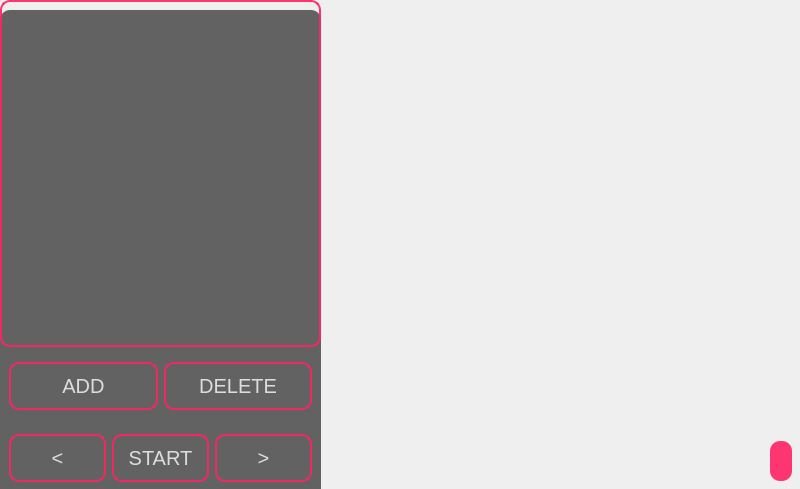
<?xml version="1.0" encoding="UTF-8"?>
<ui version="4.0">
 <class>MainWindow</class>
 <widget class="QMainWindow" name="MainWindow">
  <property name="geometry">
   <rect>
    <x>0</x>
    <y>0</y>
    <width>800</width>
    <height>489</height>
   </rect>
  </property>
  <property name="maximumSize">
   <size>
    <width>800</width>
    <height>500</height>
   </size>
  </property>
  <property name="windowTitle">
   <string>MainWindow</string>
  </property>
  <widget class="QWidget" name="centralwidget">
   <widget class="QLabel" name="label_3">
    <property name="geometry">
     <rect>
      <x>0</x>
      <y>0</y>
      <width>801</width>
      <height>501</height>
     </rect>
    </property>
    <property name="styleSheet">
     <string notr="true">background-image: url(:/images/a13f7a5fa480580ff92490c56eac05c5.jpg);</string>
    </property>
    <property name="text">
     <string/>
    </property>
   </widget>
   <widget class="QLabel" name="label_2">
    <property name="geometry">
     <rect>
      <x>0</x>
      <y>10</y>
      <width>321</width>
      <height>491</height>
     </rect>
    </property>
    <property name="minimumSize">
     <size>
      <width>0</width>
      <height>0</height>
     </size>
    </property>
    <property name="maximumSize">
     <size>
      <width>1000</width>
      <height>500</height>
     </size>
    </property>
    <property name="styleSheet">
     <string notr="true">background-color:rgba(0,0,0,150);
border-radius:10px;</string>
    </property>
    <property name="text">
     <string/>
    </property>
   </widget>
   <widget class="QSlider" name="verticalSlider">
    <property name="geometry">
     <rect>
      <x>770</x>
      <y>0</y>
      <width>22</width>
      <height>481</height>
     </rect>
    </property>
    <property name="styleSheet">
     <string notr="true">QSlider::groove:vertical{
background-color:rgba(0,0,0,0);
border-radius:5px;
}

QSlider::handle:vertical{
width:10px;
height:30px;
padding:5px;
background-color:rgba(255,33,100,230);
border-radius:10px;
}</string>
    </property>
    <property name="orientation">
     <enum>Qt::Vertical</enum>
    </property>
   </widget>
   <widget class="QWidget" name="widget" native="true">
    <property name="geometry">
     <rect>
      <x>0</x>
      <y>0</y>
      <width>321</width>
      <height>491</height>
     </rect>
    </property>
    <layout class="QVBoxLayout" name="verticalLayout">
     <item>
      <widget class="QListWidget" name="listWidget">
       <property name="styleSheet">
        <string notr="true">QListWidget{
background-color:rgba(0,0,0,0);
border: 2px solid rgba(255,33,100,230);
border-radius:10px;
padding:10px;
font-size:15pt;
color:rgba(255,255,255,200);
}</string>
       </property>
      </widget>
     </item>
     <item>
      <widget class="QWidget" name="widget" native="true">
       <property name="styleSheet">
        <string notr="true">QPushButton{
background-color:rgba(0,0,0,0);
border: 2px solid rgba(255,33,100,230);
border-radius:10px;
padding:10px;
font-size:15pt;
color:rgba(255,255,255,200);
}


QPushButton:hover{
background-color:rgba(255,33,100,100);
}</string>
       </property>
       <layout class="QHBoxLayout" name="horizontalLayout_3">
        <item>
         <widget class="QPushButton" name="pushButton">
          <property name="text">
           <string>ADD</string>
          </property>
         </widget>
        </item>
        <item>
         <widget class="QPushButton" name="pushButton_5">
          <property name="text">
           <string>DELETE</string>
          </property>
         </widget>
        </item>
       </layout>
      </widget>
     </item>
     <item>
      <widget class="QWidget" name="widget" native="true">
       <property name="cursor">
        <cursorShape>CrossCursor</cursorShape>
       </property>
       <property name="styleSheet">
        <string notr="true">QPushButton{
background-color:rgba(0,0,0,0);
border: 2px solid rgba(255,33,100,230);
border-radius:10px;
padding:10px;
font-size:15pt;
color:rgba(255,255,255,200);
}

QPushButton:hover{
background-color:rgba(255,33,100,100);
}</string>
       </property>
       <layout class="QHBoxLayout" name="horizontalLayout">
        <item>
         <widget class="QPushButton" name="pushButton_3">
          <property name="text">
           <string>&lt;</string>
          </property>
         </widget>
        </item>
        <item>
         <widget class="QPushButton" name="pushButton_2">
          <property name="styleSheet">
           <string notr="true"/>
          </property>
          <property name="text">
           <string>START</string>
          </property>
         </widget>
        </item>
        <item>
         <widget class="QPushButton" name="pushButton_4">
          <property name="text">
           <string>&gt;</string>
          </property>
         </widget>
        </item>
       </layout>
       <zorder>pushButton_4</zorder>
       <zorder>pushButton_3</zorder>
       <zorder>pushButton_2</zorder>
      </widget>
     </item>
    </layout>
    <zorder>widget</zorder>
    <zorder>widget</zorder>
    <zorder>listWidget</zorder>
   </widget>
   <zorder>label_3</zorder>
   <zorder>verticalSlider</zorder>
   <zorder>label_2</zorder>
   <zorder>widget</zorder>
  </widget>
 </widget>
 <resources>
  <include location="res.qrc"/>
 </resources>
 <connections/>
</ui>
